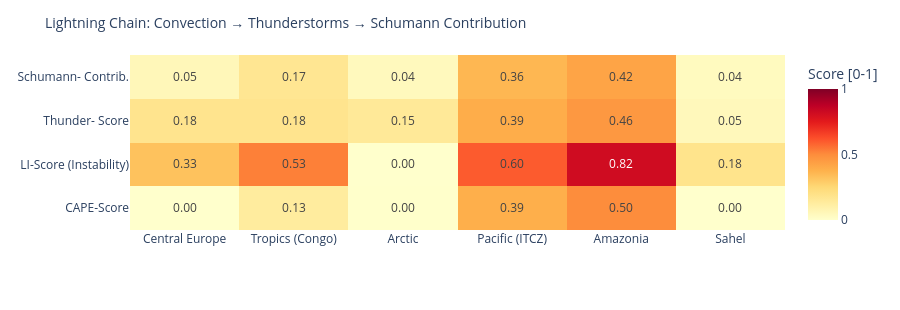

The cell this chart's notebook holds for it:
### Code cell
# ============================================================
# LIGHTNING CHAIN: Convection → Thunderstorms → Schumann
# Shows the causal chain per measurement point as heatmap
# ============================================================

def cape_score(v):
    """CAPE → normalized score [0,1]"""
    if v is None or pd.isna(v): return 0.0
    return min(1.0, float(v) / 3000)

def li_score(v):
    """Lifted Index: negative = unstable → score [0,1]"""
    if v is None or pd.isna(v): return 0.3
    return min(1.0, max(0.0, (-float(v) + 6) / 12))

def cloud_score(v):
    if v is None or pd.isna(v): return 0.3
    return float(v) / 100

def thunder_score(row):
    """Kombinierter Gewitterwahrscheinlichkeits-Score
    CAPE + LI + Bedeckung + WMO-Gewitter + konvektiver Niederschlag (showers)
    Hinweis: X-Ray und Kp sind kein Bestandteil – nur geomagn./solarer Kontext.
    """
    cs = cape_score(row.get('cape'))
    ls = li_score(row.get('li'))
    cl = cloud_score(row.get('cloud'))
    t  = 1.0 if row.get('thunderstorm') else 0.0
    # Convective precipitation (showers) as additional indicator
    sh = min(1.0, (row.get('showers') or 0) / 5.0)
    return round(cs * 0.30 + ls * 0.25 + cl * 0.15 + t * 0.20 + sh * 0.10, 3)

def schumann_contribution(t_score, lat):
    """Schumann contribution: higher in tropics (±30°), scaled by thunderstorm score"""
    lat_weight = max(0.3, 1.0 - abs(lat) / 60)
    return round(t_score * lat_weight, 3)

df_atm['cape_score']   = df_atm.apply(lambda r: cape_score(r['cape']), axis=1)
df_atm['li_score']     = df_atm.apply(lambda r: li_score(r['li']),    axis=1)
df_atm['thunder_score']= df_atm.apply(lambda r: thunder_score(r.to_dict()), axis=1)
df_atm['schumann_contribution'] = df_atm.apply(
    lambda r: schumann_contribution(r['thunder_score'], r['lat']), axis=1)

metrics = ['cape_score', 'li_score', 'thunder_score', 'schumann_contribution']
labels  = ['CAPE-Score', 'LI-Score\n(Instability)', 'Thunder-\nScore', 'Schumann-\nContrib.']
z_data  = [df_atm[m].tolist() for m in metrics]

fig = go.Figure(go.Heatmap(
    z=z_data,
    x=df_atm['point'].tolist(),
    y=labels,
    colorscale='YlOrRd',
    zmin=0, zmax=1,
    text=[[f'{v:.2f}' for v in row] for row in z_data],
    texttemplate='%{text}', textfont=dict(size=12),
    colorbar=dict(title='Score [0-1]')
))
fig.update_layout(
    title=dict(text='Lightning Chain: Convection → Thunderstorms → Schumann Contribution', font=dict(size=14)),
    height=310,
    plot_bgcolor='rgba(0,0,0,0)', paper_bgcolor='rgba(0,0,0,0)',
    margin=dict(l=130, r=80, t=55, b=80)
)
fig.show()

### Figure 1 — Plotly figure (JSON) as saved in the notebook; plotly's stock layout.template omitted (floating-point values rounded to 4 significant figures)
{"data": [{"colorbar": {"title": {"text": "Score [0-1]"}}, "colorscale": [[0.0, "rgb(255,255,204)"], [0.125, "rgb(255,237,160)"], [0.25, "rgb(254,217,118)"], [0.375, "rgb(254,178,76)"], [0.5, "rgb(253,141,60)"], [0.625, "rgb(252,78,42)"], [0.75, "rgb(227,26,28)"], [0.875, "rgb(189,0,38)"], [1.0, "rgb(128,0,38)"]], "text": [["0.00", "0.13", "0.00", "0.39", "0.50", "0.00"], ["0.33", "0.53", "0.00", "0.60", "0.82", "0.18"], ["0.18", "0.18", "0.15", "0.39", "0.46", "0.05"], ["0.05", "0.17", "0.04", "0.36", "0.42", "0.04"]], "textfont": {"size": 12}, "texttemplate": "%{text}", "type": "heatmap", "x": ["Central Europe", "Tropics (Congo)", "Arctic", "Pacific (ITCZ)", "Amazonia", "Sahel"], "y": ["CAPE-Score", "LI-Score\n(Instability)", "Thunder-\nScore", "Schumann-\nContrib."], "z": [[0.0, 0.13, 0.003333, 0.3867, 0.5, 0.0], [0.325, 0.525, 0.0, 0.6, 0.8167, 0.1833], [0.179, 0.179, 0.148, 0.391, 0.462, 0.047], [0.054, 0.167, 0.044, 0.358, 0.423, 0.037]], "zmax": 1, "zmin": 0}], "layout": {"height": 310, "margin": {"b": 80, "l": 130, "r": 80, "t": 55}, "paper_bgcolor": "rgba(0,0,0,0)", "plot_bgcolor": "rgba(0,0,0,0)", "title": {"font": {"size": 14}, "text": "Lightning Chain: Convection → Thunderstorms → Schumann Contribution"}}}
